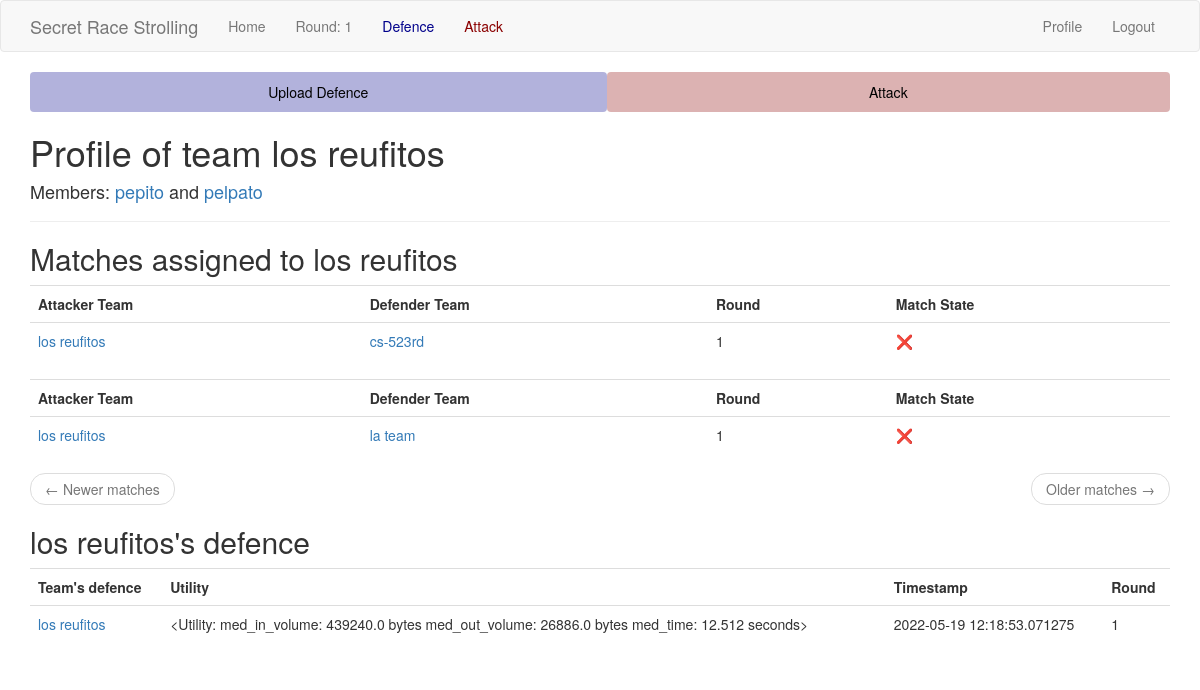
The app's page /team/los reufitos (signed in), older data.
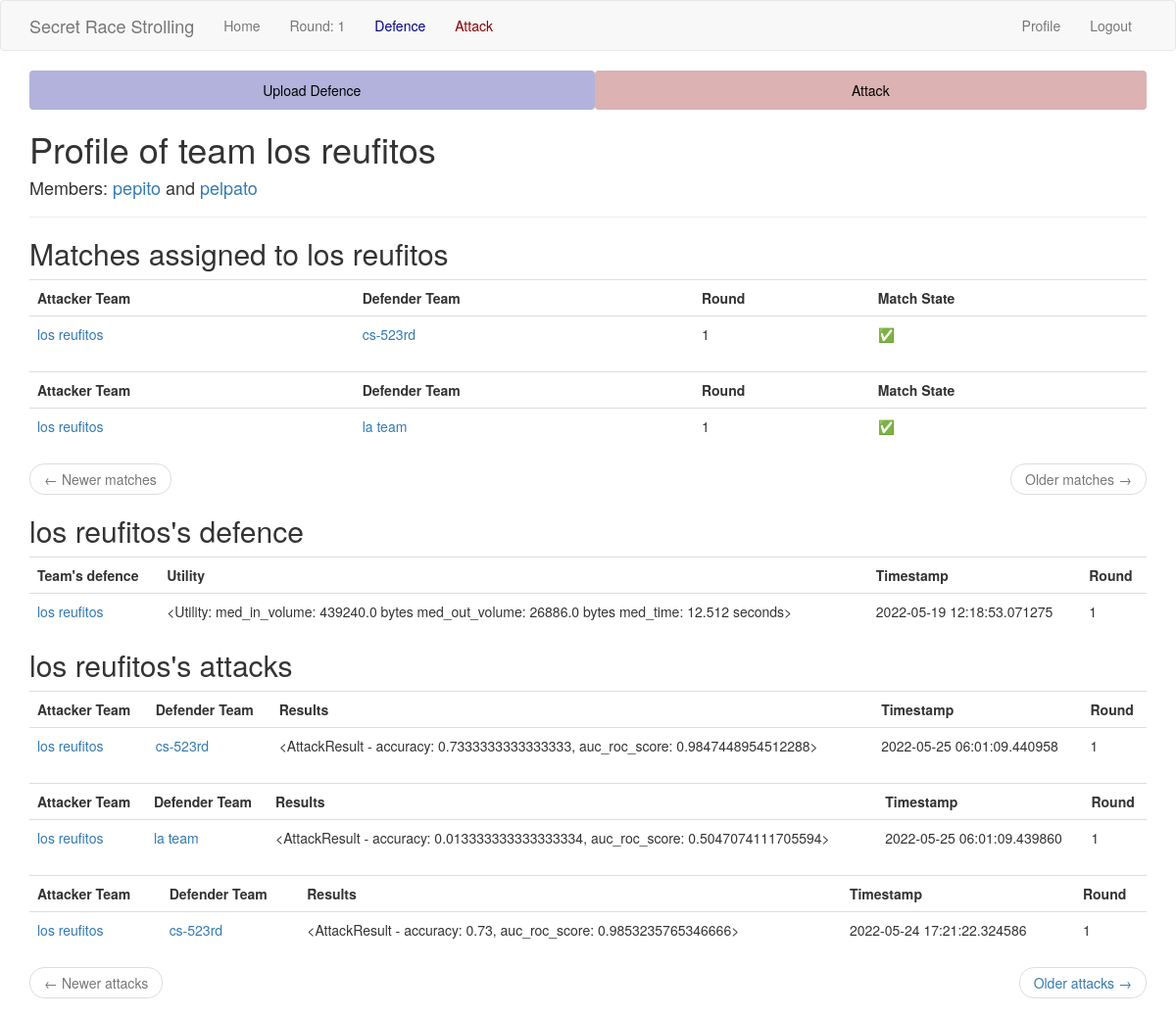
The same page, newer data.
### app/models.py (models this page shows, shortened)
class Team(db.Model):
    id = db.Column(db.Integer, primary_key=True)
    team_name = db.Column(db.String(64), index=True, unique=True)
    member1_id = db.Column(db.Integer, db.ForeignKey("user.id"), unique=True)
    member2_id = db.Column(db.Integer, db.ForeignKey("user.id"), unique=True)
    defences = db.relationship(
        "Defence",
        backref="defender_team",
        foreign_keys="Defence.defender_team_id",
        lazy="dynamic",
    )
    defence_matches = db.relationship(
        "Match",
        backref="defender_team",
        foreign_keys="Match.defender_team_id",
        lazy="dynamic",
    )
    attack_matches = db.relationship(
        "Match",
        backref="attacker_team",
        foreign_keys="Match.attacker_team_id",
        lazy="dynamic",
    )
    def members(self) -> tuple[Optional[Any], Optional[Any]]:
        return (
            db.session.query(User).filter(User.id == self.member1_id).first(),
            db.session.query(User).filter(User.id == self.member2_id).first(),
        )
    def attacks(self) -> Query:
        self_attacks = (
            db.session.query(Match.id)
            .filter(Match.attacker_team_id == self.id)
            .subquery()
        )
        return db.session.query(Attack).join(
            self_attacks, self_attacks.c.id == Attack.match_id
        )

class User(UserMixin, db.Model):
    id = db.Column(db.Integer, primary_key=True)
    username = db.Column(db.String(64), index=True, unique=True)
    email = db.Column(db.String(96), index=True, unique=True)
    password_hash = db.Column(db.String(102))
    sciper = db.Column(db.Integer, unique=True)
    is_admin = db.Column(db.Boolean, default=False)
    def team(self) -> Optional[Team]:
        return (
            db.session.query(Team)
            .filter(or_(Team.member1_id == self.id, Team.member2_id == self.id))
            .first()
        )

class Match(db.Model):
    id = db.Column(db.Integer, primary_key=True)
    defender_team_id = db.Column(db.Integer, db.ForeignKey("team.id"))
    attacker_team_id = db.Column(db.Integer, db.ForeignKey("team.id"))
    round = db.Column(db.Integer, index=True)
    __table_args__ = (
        db.UniqueConstraint(
            "defender_team_id",
            "attacker_team_id",
            "round",
            name="_match_pair_once_per_round",
        ),
    )
    attacks = db.relationship(
        "Attack",
        backref="match",
        foreign_keys="Attack.match_id",
        lazy="dynamic",
    )
    @staticmethod
    def paginate_and_itemize_match_query(
        matches: Query, page: int, matches_per_page: int, current_user_team: Team
    ) -> tuple[Pagination, list[dict]]:
        matches_sub = matches.subquery()
        attacks_done = (
            db.session.query(matches_sub.c.id)
            .join(Attack, Attack.match_id == matches_sub.c.id)
            .all()
        )
        attacks_done = [attack_done[0] for attack_done in attacks_done]
        paginated = matches.paginate(page, matches_per_page)
        matches_items = paginated.items
        for m in matches_items:
            m.match_done = m.id in attacks_done
        return paginated, matches_items

class Defence(db.Model):
    id = db.Column(db.Integer, primary_key=True)
    defender_team_id = db.Column(db.Integer, db.ForeignKey("team.id"))
    utility = db.Column(db.PickleType)
    timestamp = db.Column(db.DateTime, index=True, default=datetime.utcnow)
    round = db.Column(db.Integer, index=True)

class Attack(db.Model):
    id = db.Column(db.Integer, primary_key=True)
    match_id = db.Column(db.Integer, db.ForeignKey("match.id"))
    results = db.Column(db.PickleType)
    timestamp = db.Column(db.DateTime, index=True, default=datetime.utcnow)

### app/routes.py (the view)
@app.route("/team/<team_name>", methods=["GET"])
@login_required
def team(team_name):
    team = Team.query.filter_by(team_name=team_name).first_or_404()
    member1, member2 = team.members()
    page_match = request.args.get("page_match", 1, type=int)
    page_attack = request.args.get("page_attack", 1, type=int)
    pagination, matches_items = Match.paginate_and_itemize_match_query(
        team.attack_matches.order_by(Match.round.desc()),
        page_match,
        app.config["MATCHES_PER_TEAM"],
        current_user.team(),
    )
    match_next_url = (
        url_for(
            "team",
            team_name=team.team_name,
            page_match=pagination.next_num,
            page_attack=page_attack,  # we must not forget to propagate the attack page
        )
        if pagination.has_next
        else None
    )
    match_prev_url = (
        url_for(
            "team",
            team_name=team.team_name,
            page_match=pagination.prev_num,
            page_attack=page_attack,  # we must not forget to propagate the attack page
        )
        if pagination.has_prev
        else None
    )
    defence = team.defences.order_by(Defence.timestamp.desc()).first()
    attacks = (
        team.attacks()
        .order_by(Attack.timestamp.desc())
        .paginate(page_attack, app.config["MATCHES_PER_TEAM"], False)
    )
    attack_next_url = (
        url_for(
            "team",
            team_name=team.team_name,
            page_match=page_match,  # we must not forget to propagate the match page
            page_attack=attacks.next_num,
        )
        if attacks.has_next
        else None
    )
    attack_prev_url = (
        url_for(
            "team",
            team_name=team.team_name,
            page_match=page_match,  # we must not forget to propagate the match page
            page_attack=attacks.prev_num,
        )
        if attacks.has_prev
        else None
    )
    attacks_items = attacks.items
    return render_template(
        "team.html",
        team=team,
        member1=member1,
        member2=member2,
        matches=matches_items,
        attacks=attacks_items,
        defence=defence,
        match_next_url=match_next_url,
        match_prev_url=match_prev_url,
        attack_next_url=attack_next_url,
        attack_prev_url=attack_prev_url,
    )

### app/models.py (called while the page is built)
@login.user_loader
def load_user(id: int) -> User:
    return User.query.get(int(id))

    def __repr__(self):
        return "<Utility: \nmed_in_volume: {:.1f} bytes\nmed_out_volume: {:.1f} bytes\nmed_time: {:.3f} seconds>".format(
            abs(self.med_in_volume), self.med_out_volume, self.med_time
        )

    def __repr__(self) -> str:
        return "<AttackResult - accuracy: {}, auc_roc_score: {}>".format(
            self.accuracy, self.auc_roc_score
        )

### app/templates/team.html
{% extends "base.html" %}
{% block app_content %}
<h1>Profile of team {{ team.team_name }}</h1>
<h4>Members: {% if member1 %} <a href="{{ url_for('user', username=member1.username) }}"> {{ member1.username }}</a>
    {% else %} <a href="{{ url_for('join_team', team_name=team.team_name) }}"> [Join {{ team.team_name }}]</a>
    {% endif %} and {% if member2 %} <a href="{{ url_for('user', username=member2.username) }}">
        {{ member2.username }}</a>
    {% else %} <a href="{{ url_for('join_team', team_name=team.team_name) }}"> [Join {{ team.team_name }}]</a>
    {% endif %}</h4>
<hr>
{% if matches %}
<h2>Matches assigned to {{ team.team_name }}</h2>
{% for match in matches %}
{% include '_match.html' %}
{% endfor %}
<nav aria-label="...">
    <ul class="pager">
        <li class="previous{% if not match_prev_url %} disabled{% endif %}">
            <a href="{{ match_prev_url or '#' }}">
                <span aria-hidden="true">&larr;</span> Newer matches
            </a>
        </li>
        <li class="next{% if not match_next_url %} disabled{% endif %}">
            <a href="{{ match_next_url or '#' }}">
                Older matches <span aria-hidden="true">&rarr;</span>
            </a>
        </li>
    </ul>
</nav>
{% endif %}
{% if defence %}
<h2>{{ team.team_name }}'s defence</h2>
{% include '_defence.html' %}
{% endif %}
{% if attacks %}
<h2>{{ team.team_name }}'s attacks</h2>
{% for attack in attacks %}
{% include '_attack.html' %}
{% endfor %}
<nav aria-label="...">
    <ul class="pager">
        <li class="previous{% if not attack_prev_url %} disabled{% endif %}">
            <a href="{{ attack_prev_url or '#' }}">
                <span aria-hidden="true">&larr;</span> Newer attacks
            </a>
        </li>
        <li class="next{% if not attack_next_url %} disabled{% endif %}">
            <a href="{{ attack_next_url or '#' }}">
                Older attacks <span aria-hidden="true">&rarr;</span>
            </a>
        </li>
    </ul>
</nav>
{% endif %}
{% endblock %}

### app/templates/base.html (shortened to what this page needs)
{% extends 'bootstrap/base.html' %}
{% block navbar %}
<nav class="navbar navbar-default">
  <div class="container">
    <div class="navbar-header">
      <a
        class="navbar-brand"
        href="{{ url_for('index') }}"
      >Secret Race Strolling</a>
    </div>
    <div
      class="collapse navbar-collapse"
      id="bs-example-navbar-collapse-1"
    >
      <ul class="nav navbar-nav">
        <li><a href="{{ url_for('index') }}">Home</a></li>
        <li><a>Round: {{ config["ROUND"] }}</a></li>
        {% if config["DEFENCE_PHASE"] %}
        <li><a style="color:darkblue">Defence</a></li>
        {% endif %}
        {% if config["ATTACK_PHASE"] %}
        <li><a style="color:darkred">Attack</a></li>
        {% endif %}
      </ul>
      <ul class="nav navbar-nav navbar-right">
        {% if current_user.is_anonymous %}
        <li><a href="{{ url_for('login') }}">Login</a></li>
        {% else %}
        <li><a href="{{ url_for('user', username=current_user.username) }}">Profile</a></li>
        <li><a href="{{ url_for('logout') }}">Logout</a></li>
        {% endif %}
      </ul>
    </div>
  </div>
</nav>
{% endblock %}
{% block content %}
<div class="container">
  <ul class="nav nav-pills nav-justified">
    {% if config["DEFENCE_PHASE"] %}
    <li class="nav-item">
      <a
        class="nav-link"
        style="background:rgba(0, 0, 139, 0.3);color:black"
        href="{{ url_for('defence') }}"
      >Upload Defence</a>
    </li>
    {% endif %}
    {% if config["ATTACK_PHASE"] %}
    <li class="nav-item">
      <a
        class="nav-link"
        style="background:rgba(139, 0, 0, 0.3);color:black"
        href="{{ url_for('attack') }}"
      >Attack</a>
    </li>
    {% endif %}
  </ul>
</div>
<div class="container">
  {% block app_content %}{% endblock %}
</div>
{% endblock %}

### app/templates/_match.html
<table class="table table-hover">
    <tr>
        <th>Attacker Team</th>
        <th>Defender Team</th>
        <th>Round</th>
        <th>Match State</th>
    </tr>
    <tr>
        <td>
            <a href="{{ url_for('team', team_name=match.attacker_team.team_name) }}">
                {{ match.attacker_team.team_name }}</a>
        </td>
        <td>
            <a href="{{ url_for('team', team_name=match.defender_team.team_name) }}">{{ match.defender_team.team_name }}
            </a>
        </td>
        <td>
            {{ match.round }}
        </td>
        <td>
            {% if match.match_done %} ✅ {% else %} ❌ {% endif %}
        </td>
    </tr>
</table>

### app/templates/_defence.html
<table class="table table-hover">
    <tr>
        <th>Team's defence</th>
        <th>Utility</th>
        <th>Timestamp</th>
        <th>Round</th>
    </tr>
    <tr>
        <td>
            <a href="{{ url_for('team', team_name=defence.defender_team.team_name) }}">
                {{ defence.defender_team.team_name }}</a>
        </td>
        <td>
            {{ defence.utility }}
        </td>
        <td>
            {{ defence.timestamp }}
        </td>
        <td>
            {{ defence.round }}
        </td>
    </tr>
</table>

### app/templates/_attack.html
<table class="table table-hover">
    <tr>
        <th>Attacker Team</th>
        <th>Defender Team</th>
        <th>Results</th>
        <th>Timestamp</th>
        <th>Round</th>
    </tr>
    <tr>
        <td>
            <a href="{{ url_for('team', team_name=attack.match.attacker_team.team_name) }}">
                {{ attack.match.attacker_team.team_name }}</a>
        </td>
        <td>
            <a href="{{ url_for('team', team_name=attack.match.defender_team.team_name) }}">{{ attack.match.defender_team.team_name }}
            </a>
        </td>
        <td>
            {{ attack.results }}
        </td>
        <td>
            {{ attack.timestamp }}
        </td>
        <td>
            {{ attack.match.round }}
        </td>
    </tr>
</table>

Row changes from the older to the newer data that the page shows:
shown differently, row unchanged: Team "los reufitos": team_name (not shown) → "los reufitos"
computed for Match "cs-523rd": text "❌" → "✅"
computed for Match "la team": text "❌" → "✅"
added Attack: match.attacker_team.team_name "los reufitos", match.defender_team.team_name "cs-523rd", results "<AttackResult - accuracy: 0.7333333333333333, auc_roc_score: 0.9847448954512288>", timestamp "2022-05-25 06:01:09.440958", match.round "1"
added Attack: match.attacker_team.team_name "los reufitos", match.defender_team.team_name "la team", results "<AttackResult - accuracy: 0.013333333333333334, auc_roc_score: 0.5047074111705594>", timestamp "2022-05-25 06:01:09.439860", match.round "1"
added Attack: match.attacker_team.team_name "los reufitos", match.defender_team.team_name "cs-523rd", results "<AttackResult - accuracy: 0.73, auc_roc_score: 0.9853235765346666>", timestamp "2022-05-24 17:21:22.324586", match.round "1"
Text that changed along with them:
text now shown: "'s attacks ← Newer attacks Older attacks →"
